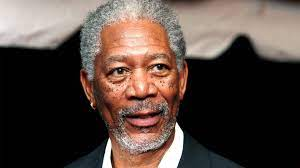
#> input picture FaceDetection/FaceDetection/morgan.jpeg, 300 x 168 px, given in place of morgan.jpg, which was not available
$ python face_detection.py
#> lines starting #> are read from the running program, lines starting #| are printed output that depends on the picture; after the words box and inside, x2 and y2 are one past the last pixel; in counts of white or black regions, pixels touching at a corner belong together; pictures that were not available may be replaced by others from this repository, and a replacement may not be noted
import cv2 #This is a module which allows one to carry out computer vision with python

#we then store the xml file in a variable
#the file  contains all the info required by a computer in order to detect a face upon receiving an image input
face_cascade = cv2.CascadeClassifier('haarcascade_frontalface_default.xml')


img = cv2.imread('morgan.jpg')
#> img is the input picture: shape (168, 300, 3); mean B, G, R 65.3, 72.4, 87.5

#here we convert the image to greyscale
gray_img = cv2.cvtColor(img,cv2.COLOR_BGR2GRAY)
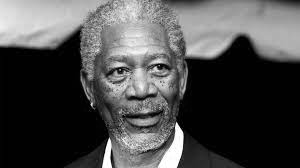
#> gray_img: shape (168, 300); min 0, max 255, mean 76.1

#we then get the coordinates of the rectangle to highlight the face
faces = face_cascade.detectMultiScale(gray_img,
    scaleFactor = 1.05,
    minNeighbors = 5)
#> faces = [[90, 30, 99, 99]]

#draw a rectangle around the face using the coordinates
#x,y are the coordinates for the top left vertice of the rectangle
#(x+w),(y+l) are the coordinates for the bottom right vertice
for x, y, w, l in faces:

    img = cv2.rectangle(img, (x,y), (x+w,y+l), (0,255,0), 2)
#> this loop made 1 pass
#> pass 1, `img = cv2.rectangle(img, (x,y), (x+w,y+l), (0,255,0), 2)`:
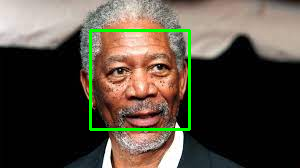
#> img: shape (168, 300, 3); 2.35% of pixels changed, all inside (x1, y1, x2, y2) = (89, 29, 191, 131)

#display image
cv2.imshow('Color',img)

#end the session
cv2.waitKey(0)
cv2.destroyAllWindows()

$ run again, with FaceDetection/FaceDetection/child.jpg copied over FaceDetection/FaceDetection/morgan.jpeg
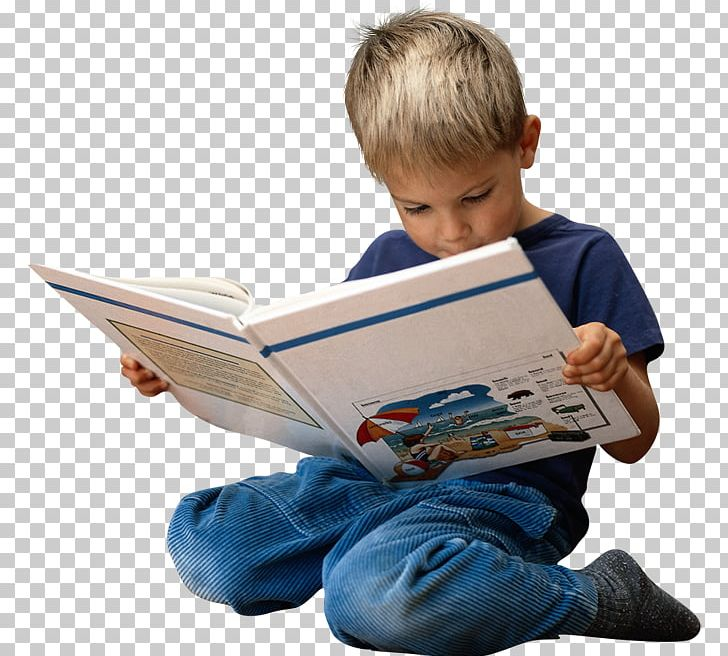
#> input picture FaceDetection/FaceDetection/child.jpg, 728 x 656 px, given in place of morgan.jpg, which was not available
#> img is the input picture: shape (656, 728, 3); mean B, G, R 174.3, 173.1, 173.8
#> `gray_img = cv2.cvtColor(img,cv2.COLOR_BGR2GRAY)`:
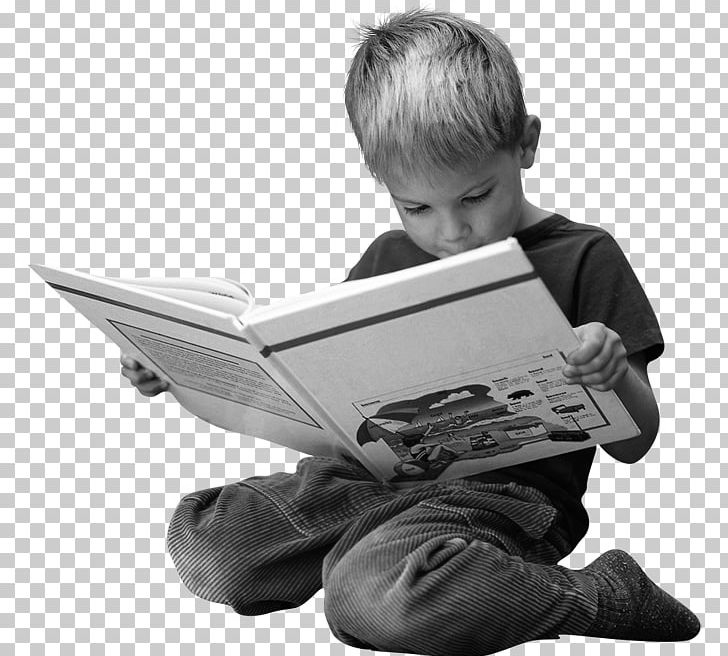
#> gray_img: shape (656, 728); min 0, max 255, mean 173.4
#> faces = ()
